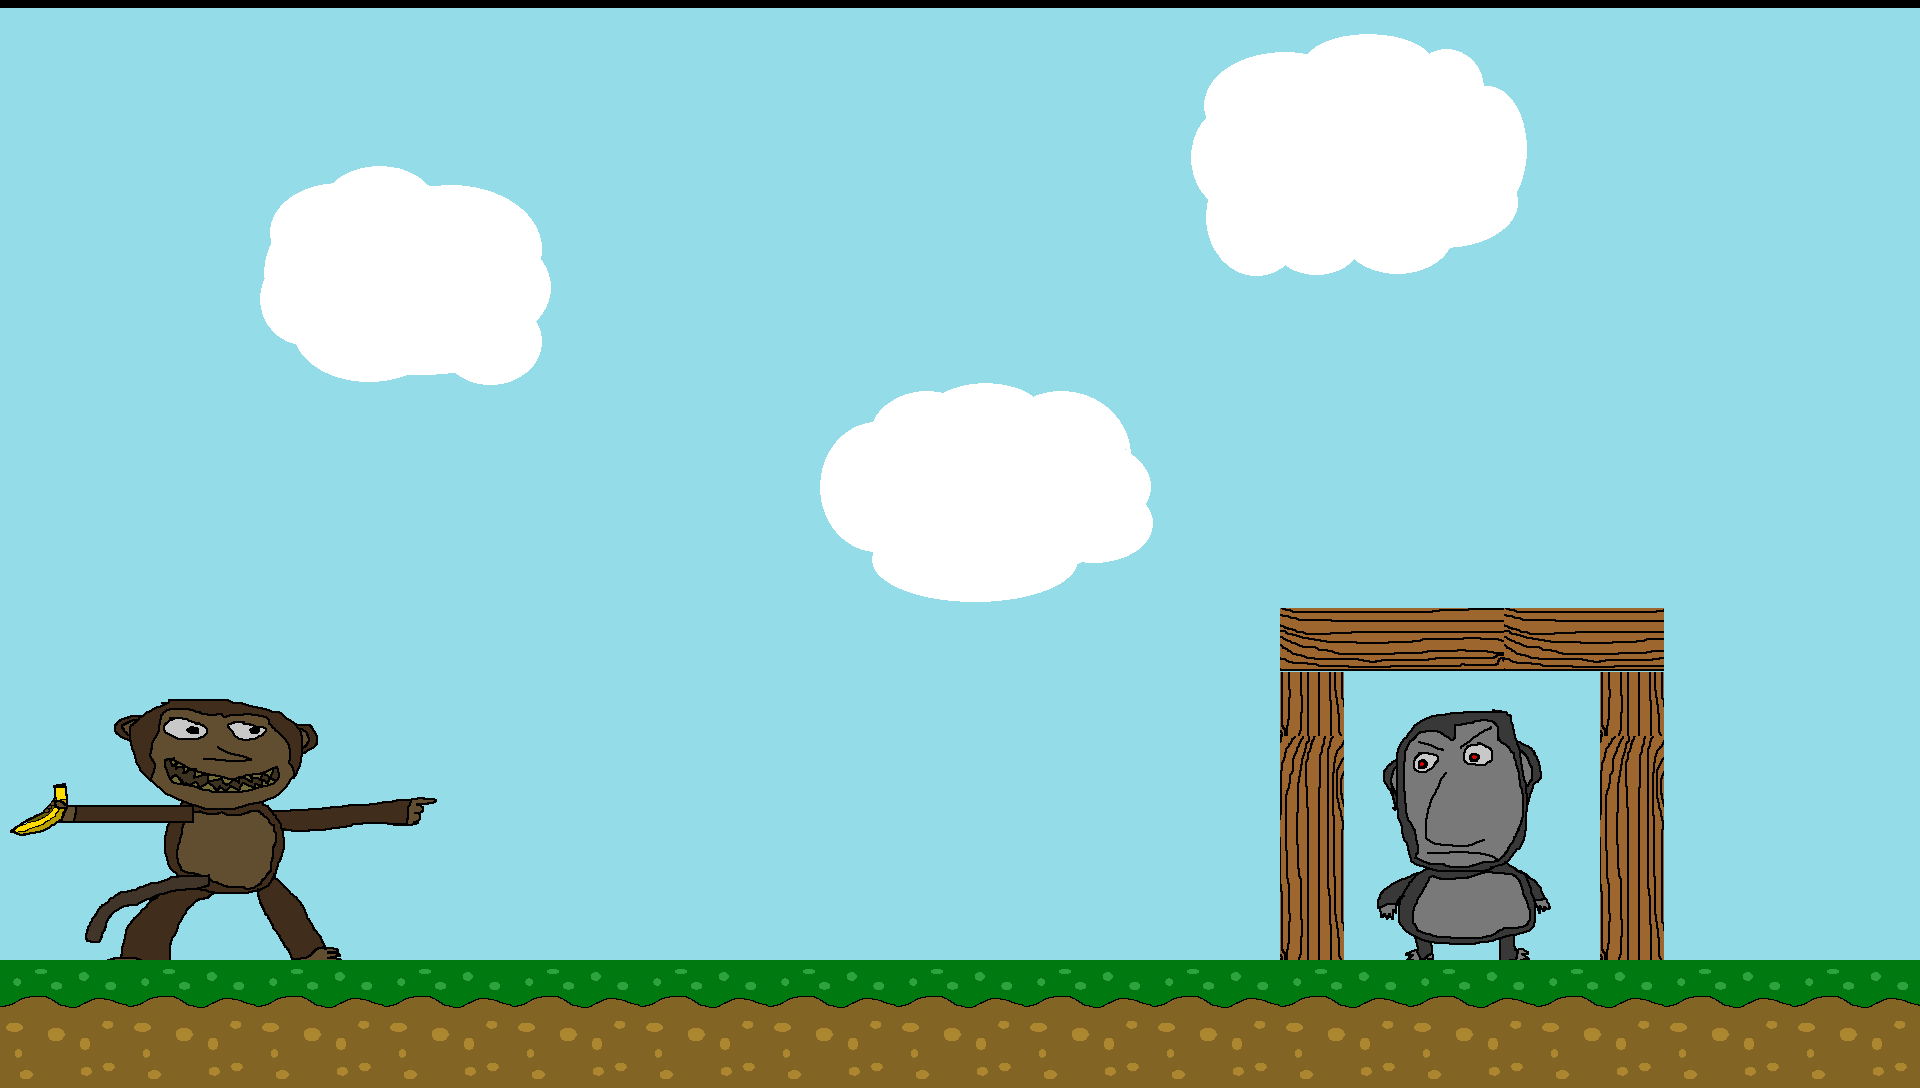

Tiled map render using the project's own tile images. Description and the map definition, with tile-layer contents summarised, below:
An orthogonal 60x34 tile map with 32x32 px tiles, 4 tile layers (Background, Monkeys, Blocks, Ground), 8 tilesets and 5 objects.

<map version="1.10" tiledversion="1.11.2" orientation="orthogonal" renderorder="right-down" width="60" height="34" tilewidth="32" tileheight="32" infinite="0" nextlayerid="13" nextobjectid="13">
 <tileset firstgid="1" name="bamboo_wall" tilewidth="32" tileheight="32" tilecount="225" columns="15">
  <image source="../sprites/bamboo_wall.png" width="500" height="500" />
 </tileset>
 <tileset firstgid="226" name="wood_wall" tilewidth="32" tileheight="32" tilecount="225" columns="15">
  <image source="../sprites/wood_wall.png" width="500" height="500" />
 </tileset>
 <tileset firstgid="451" name="chimp" tilewidth="32" tileheight="32" tilecount="225" columns="15">
  <image source="../sprites/throwing_chimp.png" width="500" height="500" />
 </tileset>
 <tileset firstgid="676" name="ape" tilewidth="32" tileheight="32" tilecount="225" columns="15">
  <image source="../sprites/big_head_ape.png" width="500" height="500" />
 </tileset>
 <tileset firstgid="901" name="background" tilewidth="1920" tileheight="1080" tilecount="1" columns="1">
  <image source="../sprites/background.png" width="1920" height="1080" />
 </tileset>
 <tileset firstgid="902" name="grass_and_dirt" tilewidth="128" tileheight="128" tilecount="1" columns="1">
  <image source="../sprites/grass_and_dirt.png" width="128" height="128" />
 </tileset>
 <tileset firstgid="903" name="bamboo_wall_horizontal" tilewidth="32" tileheight="32" tilecount="225" columns="15">
  <image source="../sprites/bamboo_wall_horizontal.png" width="500" height="500" />
 </tileset>
 <tileset firstgid="1128" name="wood_wall_horizontal" tilewidth="32" tileheight="32" tilecount="225" columns="15">
  <image source="../sprites/wood_wall_horizontal.png" width="500" height="500" />
 </tileset>
 <layer id="1" name="Background" width="60" height="34">
  <data>[2040 cells, 1 non-empty, 1 distinct tile ids]</data>
 </layer>
 <group id="8" name="Monkeys">
  <layer id="4" name="Monkeys" width="60" height="34">
   <data>[2040 cells, 226 non-empty, 212 distinct tile ids]</data>
  </layer>
  <objectgroup id="7" name="Monkeys">
   <object id="10" x="1376" y="704" width="174" height="254" />
  </objectgroup>
 </group>
 <group id="10" name="Structure">
  <objectgroup id="6" name="Wood">
   <object id="5" x="1280" y="608" width="384" height="64" />
   <object id="6" x="1280" y="672" width="64" height="288" />
   <object id="7" x="1600" y="672" width="64" height="288" />
  </objectgroup>
  <layer id="3" name="Blocks" width="60" height="34">
   <data>[2040 cells, 28 non-empty, 14 distinct tile ids]</data>
  </layer>
 </group>
 <group id="12" name="Ground">
  <layer id="2" name="Ground" width="60" height="34">
   <data>[2040 cells, 15 non-empty, 1 distinct tile ids]</data>
  </layer>
  <objectgroup id="5" name="Ground">
   <object id="4" x="0" y="960" width="1920" height="128" />
  </objectgroup>
 </group>
</map>
